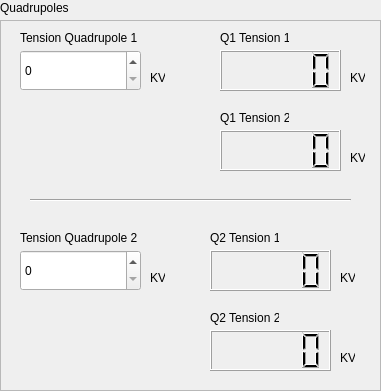
     <widget class="QWidget" name="Container_Injection_General_6" native="true">
      <property name="geometry">
       <rect>
        <x>1140</x>
        <y>310</y>
        <width>381</width>
        <height>391</height>
       </rect>
      </property>
      <widget class="QFrame" name="frame_17">
       <property name="geometry">
        <rect>
         <x>0</x>
         <y>20</y>
         <width>381</width>
         <height>371</height>
        </rect>
       </property>
       <property name="frameShape">
        <enum>QFrame::Shape::StyledPanel</enum>
       </property>
       <property name="frameShadow">
        <enum>QFrame::Shadow::Raised</enum>
       </property>
       <widget class="QWidget" name="afficheur_27" native="true">
        <property name="geometry">
         <rect>
          <x>220</x>
          <y>10</y>
          <width>145</width>
          <height>61</height>
         </rect>
        </property>
        <widget class="QLabel" name="label_91">
         <property name="geometry">
          <rect>
           <x>0</x>
           <y>0</y>
           <width>69</width>
           <height>16</height>
          </rect>
         </property>
         <property name="text">
          <string>Q1 Tension 1</string>
         </property>
        </widget>
        <widget class="QLabel" name="label_92">
         <property name="geometry">
          <rect>
           <x>130</x>
           <y>40</y>
           <width>15</width>
           <height>16</height>
          </rect>
         </property>
         <property name="text">
          <string>KV</string>
         </property>
        </widget>
        <widget class="QLCDNumber" name="lcdNumber_DebitArgon_8">
         <property name="geometry">
          <rect>
           <x>0</x>
           <y>20</y>
           <width>121</width>
           <height>41</height>
          </rect>
         </property>
         <property name="smallDecimalPoint">
          <bool>false</bool>
         </property>
        </widget>
       </widget>
       <widget class="QWidget" name="afficheur_28" native="true">
        <property name="geometry">
         <rect>
          <x>220</x>
          <y>90</y>
          <width>145</width>
          <height>61</height>
         </rect>
        </property>
        <widget class="QLabel" name="label_93">
         <property name="geometry">
          <rect>
           <x>0</x>
           <y>0</y>
           <width>69</width>
           <height>16</height>
          </rect>
         </property>
         <property name="text">
          <string>Q1 Tension 2</string>
         </property>
        </widget>
        <widget class="QLabel" name="label_94">
         <property name="geometry">
          <rect>
           <x>130</x>
           <y>40</y>
           <width>15</width>
           <height>16</height>
          </rect>
         </property>
         <property name="text">
          <string>KV</string>
         </property>
        </widget>
        <widget class="QLCDNumber" name="lcdNumber_DebitArgon_9">
         <property name="geometry">
          <rect>
           <x>0</x>
           <y>20</y>
           <width>121</width>
           <height>41</height>
          </rect>
         </property>
         <property name="smallDecimalPoint">
          <bool>false</bool>
         </property>
         <property name="value" stdset="0">
          <double>0.000000000000000</double>
         </property>
        </widget>
       </widget>
       <widget class="QWidget" name="numInput_16" native="true">
        <property name="geometry">
         <rect>
          <x>20</x>
          <y>10</y>
          <width>145</width>
          <height>61</height>
         </rect>
        </property>
        <widget class="QLabel" name="label_97">
         <property name="geometry">
          <rect>
           <x>0</x>
           <y>0</y>
           <width>117</width>
           <height>16</height>
          </rect>
         </property>
         <property name="text">
          <string>Tension Quadrupole 1</string>
         </property>
        </widget>
        <widget class="QSpinBox" name="spinBox_CourantFilament_7">
         <property name="geometry">
          <rect>
           <x>0</x>
           <y>20</y>
           <width>121</width>
           <height>41</height>
          </rect>
         </property>
         <property name="buttonSymbols">
          <enum>QAbstractSpinBox::ButtonSymbols::UpDownArrows</enum>
         </property>
        </widget>
        <widget class="QLabel" name="label_98">
         <property name="geometry">
          <rect>
           <x>130</x>
           <y>40</y>
           <width>15</width>
           <height>16</height>
          </rect>
         </property>
         <property name="text">
          <string>KV</string>
         </property>
        </widget>
       </widget>
       <widget class="QWidget" name="numInput_17" native="true">
        <property name="geometry">
         <rect>
          <x>20</x>
          <y>210</y>
          <width>145</width>
          <height>61</height>
         </rect>
        </property>
        <widget class="QLabel" name="label_101">
         <property name="geometry">
          <rect>
           <x>0</x>
           <y>0</y>
           <width>117</width>
           <height>16</height>
          </rect>
         </property>
         <property name="text">
          <string>Tension Quadrupole 2</string>
         </property>
        </widget>
        <widget class="QSpinBox" name="spinBox_CourantFilament_8">
         <property name="geometry">
          <rect>
           <x>0</x>
           <y>20</y>
           <width>121</width>
           <height>41</height>
          </rect>
         </property>
         <property name="buttonSymbols">
          <enum>QAbstractSpinBox::ButtonSymbols::UpDownArrows</enum>
         </property>
        </widget>
        <widget class="QLabel" name="label_102">
         <property name="geometry">
          <rect>
           <x>130</x>
           <y>40</y>
           <width>15</width>
           <height>16</height>
          </rect>
         </property>
         <property name="text">
          <string>KV</string>
         </property>
        </widget>
       </widget>
       <widget class="QWidget" name="afficheur_29" native="true">
        <property name="geometry">
         <rect>
          <x>210</x>
          <y>290</y>
          <width>145</width>
          <height>61</height>
         </rect>
        </property>
        <widget class="QLabel" name="label_103">
         <property name="geometry">
          <rect>
           <x>0</x>
           <y>0</y>
           <width>69</width>
           <height>16</height>
          </rect>
         </property>
         <property name="text">
          <string>Q2 Tension 2</string>
         </property>
        </widget>
        <widget class="QLabel" name="label_104">
         <property name="geometry">
          <rect>
           <x>130</x>
           <y>40</y>
           <width>15</width>
           <height>16</height>
          </rect>
         </property>
         <property name="text">
          <string>KV</string>
         </property>
        </widget>
        <widget class="QLCDNumber" name="lcdNumber_DebitArgon_10">
         <property name="geometry">
          <rect>
           <x>0</x>
           <y>20</y>
           <width>121</width>
           <height>41</height>
          </rect>
         </property>
         <property name="smallDecimalPoint">
          <bool>false</bool>
         </property>
         <property name="value" stdset="0">
          <double>0.000000000000000</double>
         </property>
        </widget>
       </widget>
       <widget class="QWidget" name="afficheur_30" native="true">
        <property name="geometry">
         <rect>
          <x>210</x>
          <y>210</y>
          <width>145</width>
          <height>61</height>
         </rect>
        </property>
        <widget class="QLabel" name="label_105">
         <property name="geometry">
          <rect>
           <x>0</x>
           <y>0</y>
           <width>69</width>
           <height>16</height>
          </rect>
         </property>
         <property name="text">
          <string>Q2 Tension 1</string>
         </property>
        </widget>
        <widget class="QLabel" name="label_106">
         <property name="geometry">
          <rect>
           <x>130</x>
           <y>40</y>
           <width>15</width>
           <height>16</height>
          </rect>
         </property>
         <property name="text">
          <string>KV</string>
         </property>
        </widget>
        <widget class="QLCDNumber" name="lcdNumber_DebitArgon_11">
         <property name="geometry">
          <rect>
           <x>0</x>
           <y>20</y>
           <width>121</width>
           <height>41</height>
          </rect>
         </property>
         <property name="smallDecimalPoint">
          <bool>false</bool>
         </property>
         <property name="value" stdset="0">
          <double>0.000000000000000</double>
         </property>
        </widget>
       </widget>
       <widget class="Line" name="line">
        <property name="geometry">
         <rect>
          <x>30</x>
          <y>170</y>
          <width>321</width>
          <height>20</height>
         </rect>
        </property>
        <property name="orientation">
         <enum>Qt::Orientation::Horizontal</enum>
        </property>
       </widget>
      </widget>
      <widget class="QLabel" name="label_100">
       <property name="geometry">
        <rect>
         <x>0</x>
         <y>0</y>
         <width>69</width>
         <height>16</height>
        </rect>
       </property>
       <property name="text">
        <string>Quadrupoles</string>
       </property>
      </widget>
     </widget>
